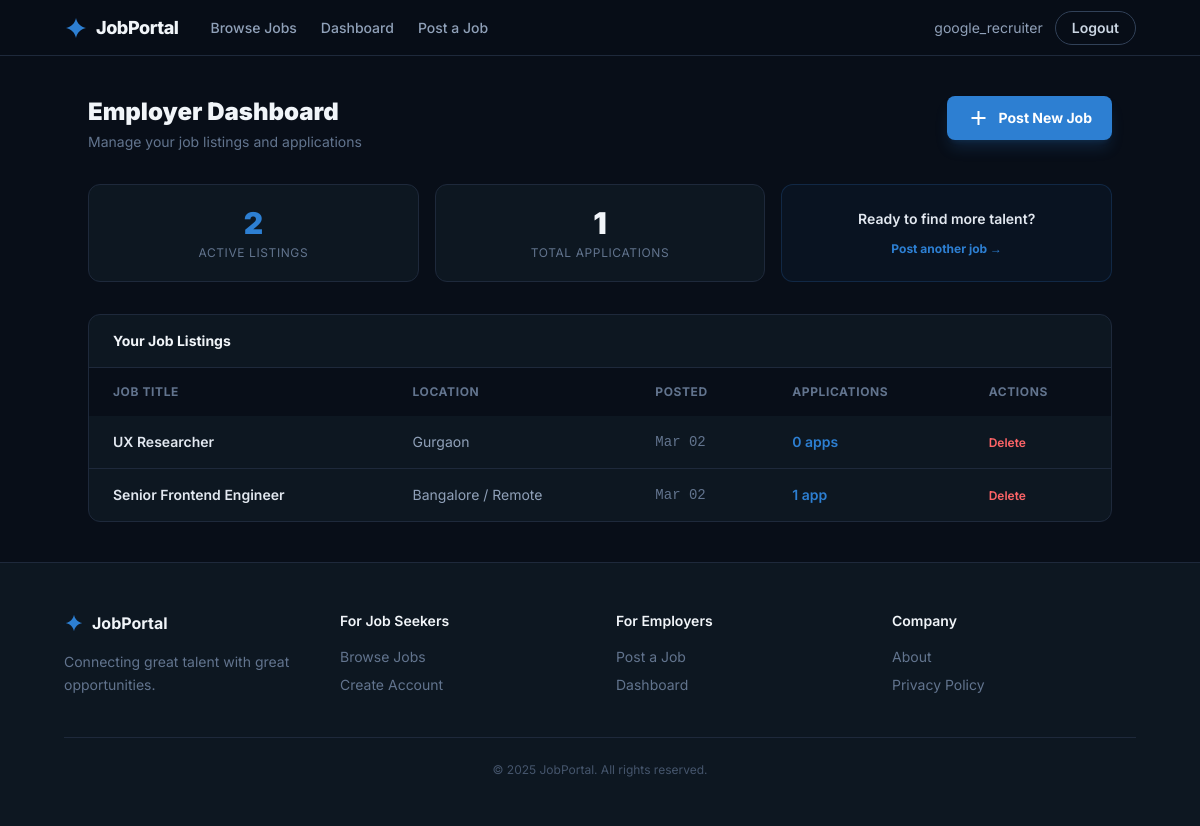
Screenshot of /employer/dashboard (signed in) with the database file from the repository.
### models.py (models this page shows)
class User(UserMixin, db.Model):
    id = db.Column(db.Integer, primary_key=True)
    username = db.Column(db.String(80), unique=True, nullable=False)
    email = db.Column(db.String(120), unique=True, nullable=False)
    password_hash = db.Column(db.String(256))
    role = db.Column(db.String(20), nullable=False, default='seeker')  # seeker / employer / admin
    company_name = db.Column(db.String(100))  # only for employers
    is_active = db.Column(db.Boolean, default=True)
    created_at = db.Column(db.DateTime, default=datetime.utcnow)
    jobs = db.relationship('Job', backref='employer', lazy=True, foreign_keys='Job.employer_id')
    applications = db.relationship('Application', backref='seeker', lazy=True, foreign_keys='Application.seeker_id')

class Job(db.Model):
    id = db.Column(db.Integer, primary_key=True)
    title = db.Column(db.String(120), nullable=False)
    description = db.Column(db.Text, nullable=False)
    location = db.Column(db.String(100), nullable=False)
    salary = db.Column(db.String(60))
    category = db.Column(db.String(60))
    job_type = db.Column(db.String(40), default='Full Time')  # Full Time / Part Time / Contract / Remote
    experience = db.Column(db.String(40))  # e.g. 2-4 years
    skills = db.Column(db.String(200))  # comma separated
    employer_id = db.Column(db.Integer, db.ForeignKey('user.id'), nullable=False)
    is_active = db.Column(db.Boolean, default=True)
    created_at = db.Column(db.DateTime, default=datetime.utcnow)
    applications = db.relationship('Application', backref='job', lazy=True)

### app.py (the view)
@app.route('/employer/dashboard')
@login_required
def employer_dashboard():
    if current_user.role != 'employer':
        flash('Access denied.', 'error')
        return redirect(url_for('index'))
    jobs = Job.query.filter_by(employer_id=current_user.id).order_by(Job.created_at.desc()).all()
    total_apps = sum(len(j.applications) for j in jobs)
    return render_template('dashboards/employer.html', jobs=jobs, total_apps=total_apps)

### app.py (called while the page is built)
@login_manager.user_loader
def load_user(user_id):
    return User.query.get(int(user_id))

### templates/dashboards/employer.html (shortened to what this page needs)
{% extends "base.html" %}
{% block content %}
<div class="max-w-6xl mx-auto px-6 lg:px-16 py-10">
    <div class="flex items-start justify-between mb-8 flex-wrap gap-4">
        <div>
            <h1 class="text-2xl font-black">Employer Dashboard</h1>
            <p class="text-slate-500 text-sm mt-1">Manage your job listings and applications</p>
        </div>
        <a href="{{ url_for('post_job') }}"
            class="flex items-center gap-2 bg-primary hover:bg-primary/90 text-white text-sm font-bold px-5 py-2.5 rounded-lg transition-all shadow-lg shadow-primary/20">
            <span class="material-symbols-outlined text-base">add</span> Post New Job
        </a>
    </div>
    <div class="grid grid-cols-1 md:grid-cols-3 gap-4 mb-8">
        <div class="bg-surface border border-border rounded-xl p-5 text-center">
            <span class="block text-3xl font-black text-primary">{{ jobs|length }}</span>
            <span class="text-xs text-slate-500 uppercase tracking-wider mt-1 block">Active Listings</span>
        </div>
        <div class="bg-surface border border-border rounded-xl p-5 text-center">
            <span class="block text-3xl font-black text-slate-100">{{ total_apps }}</span>
            <span class="text-xs text-slate-500 uppercase tracking-wider mt-1 block">Total Applications</span>
        </div>
        <div
            class="bg-primary/5 border border-primary/20 rounded-xl p-5 text-center flex flex-col items-center justify-center">
            <p class="text-sm font-semibold text-slate-200 mb-3">Ready to find more talent?</p>
            <a href="{{ url_for('post_job') }}" class="text-xs font-bold text-primary hover:underline">Post another job
                →</a>
        </div>
    </div>
    <div class="bg-surface border border-border rounded-xl overflow-hidden">
        <div class="px-6 py-4 border-b border-border">
            <h2 class="font-bold text-sm">Your Job Listings</h2>
        </div>
        <table class="w-full text-sm">
            <thead class="bg-bg-dark text-slate-500 text-xs uppercase tracking-wider">
                <tr>
                    <th class="text-left px-6 py-4">Job Title</th>
                    <th class="text-left px-6 py-4 hidden md:table-cell">Location</th>
                    <th class="text-left px-6 py-4 hidden md:table-cell">Posted</th>
                    <th class="text-left px-6 py-4">Applications</th>
                    <th class="text-left px-6 py-4">Actions</th>
                </tr>
            </thead>
            <tbody class="divide-y divide-border">
                {% for job in jobs %}
                <tr class="hover:bg-bg-dark/30 transition-colors">
                    <td class="px-6 py-4 font-semibold text-slate-200">{{ job.title }}</td>
                    <td class="px-6 py-4 text-slate-400 hidden md:table-cell">{{ job.location }}</td>
                    <td class="px-6 py-4 text-slate-500 font-mono hidden md:table-cell">{{ job.created_at.strftime('%b
                        %d') }}</td>
                    <td class="px-6 py-4">
                        <a href="{{ url_for('view_applications', job_id=job.id) }}"
                            class="text-primary font-semibold hover:underline">
                            {{ job.applications|length }} app{{ 's' if job.applications|length != 1 }}
                        </a>
                    </td>
                    <td class="px-6 py-4">
                        <form action="{{ url_for('delete_job', job_id=job.id) }}" method="POST"
                            onsubmit="return confirm('Remove this job listing?')">
                            <button type="submit"
                                class="text-red-400 hover:text-red-300 text-xs font-semibold transition-colors">Delete</button>
                        </form>
                    </td>
                </tr>
                {% endfor %}
            </tbody>
        </table>
    </div>
</div>
{% endblock %}

### templates/base.html (shortened to what this page needs)
<!DOCTYPE html>
<html class="dark" lang="en">
<head>
    <link rel="stylesheet" href="{{ url_for('static', filename='css/main.css') }}" />
</head>
<body class="bg-bg-dark text-slate-100 antialiased min-h-screen flex flex-col">
    <nav
        class="sticky top-0 z-50 h-14 bg-bg-dark/90 backdrop-blur border-b border-border flex items-center px-6 lg:px-16">
        <div class="flex items-center gap-8 flex-1">
            <a href="{{ url_for('index') }}" class="flex items-center gap-2 shrink-0">
                <div class="size-6 text-primary">
                    <svg fill="currentColor" viewBox="0 0 48 48" xmlns="http://www.w3.org/2000/svg">
                        <path
                            d="M24 4C25.7818 14.2173 33.7827 22.2182 44 24C33.7827 25.7818 25.7818 33.7827 24 44C22.2182 33.7827 14.2173 25.7818 4 24C14.2173 22.2182 22.2182 14.2173 24 4Z" />
                    </svg>
                </div>
                <span class="text-lg font-extrabold tracking-tight">JobPortal</span>
            </a>
            <div class="hidden md:flex items-center gap-6">
                <a href="{{ url_for('jobs') }}" class="text-sm font-medium text-slate-400 nav-link">Browse Jobs</a>
                {% if current_user.is_authenticated and current_user.role == 'employer' %}
                <a href="{{ url_for('employer_dashboard') }}"
                    class="text-sm font-medium text-slate-400 nav-link">Dashboard</a>
                <a href="{{ url_for('post_job') }}" class="text-sm font-medium text-slate-400 nav-link">Post a Job</a>
                {% elif current_user.is_authenticated and current_user.role == 'seeker' %}
                <a href="{{ url_for('seeker_dashboard') }}" class="text-sm font-medium text-slate-400 nav-link">My
                    Applications</a>
                {% elif current_user.is_authenticated and current_user.role == 'admin' %}
                <a href="{{ url_for('admin_dashboard') }}" class="text-sm font-medium text-slate-400 nav-link">Admin
                    Panel</a>
                {% endif %}
            </div>
        </div>
        <div class="flex items-center gap-3">
            {% if current_user.is_authenticated %}
            <span class="text-sm text-slate-400 hidden sm:block">{{ current_user.username }}</span>
            <a href="{{ url_for('logout') }}"
                class="text-sm font-semibold border border-slate-700 text-slate-300 px-4 py-1.5 rounded-full btn-hover hover:bg-slate-800">Logout</a>
            {% endif %}
        </div>
    </nav>
    <main class="flex-1">
        {% block content %}{% endblock %}
    </main>
    <footer class="bg-surface border-t border-border mt-auto py-12 px-6 lg:px-16">
        <div class="max-w-7xl mx-auto grid grid-cols-2 md:grid-cols-4 gap-8">
            <div class="col-span-2 md:col-span-1">
                <div class="flex items-center gap-2 mb-4">
                    <div class="size-5 text-primary">
                        <svg fill="currentColor" viewBox="0 0 48 48">
                            <path
                                d="M24 4C25.7818 14.2173 33.7827 22.2182 44 24C33.7827 25.7818 25.7818 33.7827 24 44C22.2182 33.7827 14.2173 25.7818 4 24C14.2173 22.2182 22.2182 14.2173 24 4Z" />
                        </svg>
                    </div>
                    <span class="font-bold">JobPortal</span>
                </div>
                <p class="text-slate-500 text-sm leading-relaxed">Connecting great talent with great opportunities.</p>
            </div>
            <div>
                <h4 class="font-semibold mb-4 text-sm">For Job Seekers</h4>
                <ul class="space-y-2 text-sm text-slate-500">
                    <li><a href="{{ url_for('jobs') }}" class="footer-link">Browse Jobs</a>
                    </li>
                    <li><a href="{{ url_for('register') }}" class="footer-link">Create
                            Account</a></li>
                </ul>
            </div>
            <div>
                <h4 class="font-semibold mb-4 text-sm">For Employers</h4>
                <ul class="space-y-2 text-sm text-slate-500">
                    <li><a href="{{ url_for('post_job') }}" class="footer-link">Post a Job</a>
                    </li>
                    <li><a href="{{ url_for('employer_dashboard') }}" class="footer-link">Dashboard</a></li>
                </ul>
            </div>
            <div>
                <h4 class="font-semibold mb-4 text-sm">Company</h4>
                <ul class="space-y-2 text-sm text-slate-500">
                    <li><a href="{{ url_for('about') }}" class="footer-link">About</a></li>
                    <li><a href="{{ url_for('privacy') }}" class="footer-link">Privacy
                            Policy</a></li>
                </ul>
            </div>
        </div>
        <div class="max-w-7xl mx-auto mt-10 pt-6 border-t border-border text-center text-slate-600 text-xs">
            © 2025 JobPortal. All rights reserved.
        </div>
    </footer>
</body>
</html>

### templates/base.html (style rules this page uses)
body { font-family: 'Inter', sans-serif; }
.material-symbols-outlined { font-variation-settings: 'FILL' 0, 'wght' 400, 'GRAD' 0, 'opsz' 24; }

### rows the page displays
User: username "google_recruiter"
Job: title "UX Researcher", location "Gurgaon", created_at "Mar 02", applications|length "0", applications "s"
Job: title "Senior Frontend Engineer", location "Bangalore / Remote", created_at "Mar 02", applications|length "1"

### other values shown
{{ jobs|length }} "2"
{{ total_apps }} "1"
